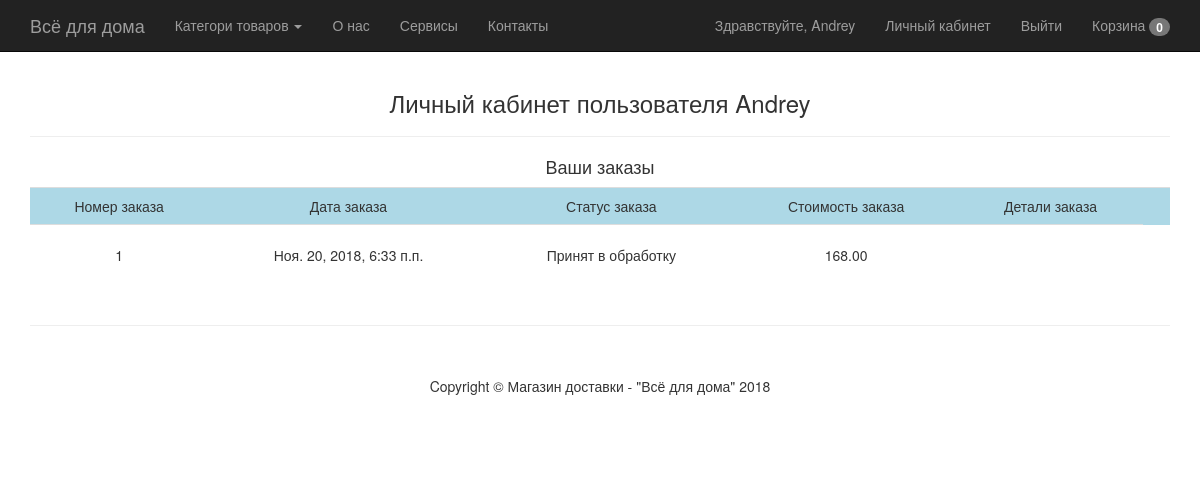
The app's page /account/ (signed in) with its own data.
### EShop/models.py (models this page shows, shortened)
class Order(models.Model):
	user = models.ForeignKey(settings.AUTH_USER_MODEL,on_delete=models.CASCADE,)
	items = models.ManyToManyField(Cart)
	total = models.DecimalField(max_digits = 9, decimal_places = 2, default = 0.00)
	first_name = models.CharField(max_length = 200)
	last_name = models.CharField(max_length = 200)
	phone = models.CharField(max_length = 20)
	address = models.CharField(max_length = 255)
	buying_type = models.CharField(max_length = 40, choices = (('Самовывоз','Самовывоз'),('Доставка','Доставка')), default = 'Самовывоз' )
	date = models.DateTimeField(auto_now_add = True)
	comments = models.TextField()
	status = models.CharField(max_length = 100, choices = ORDER_STATUS_CHOICES)

### EShop/views.py (the view)
# urls.py: path('account/', account_view, name = 'account'),
def account_view(request):
	order = Order.objects.filter(user = request.user).order_by('-id')
	context = {
		'order': order
	}
	return render(request, 'account.html', context)

### EShop/templates/account.html
{% extends 'base.html' %}
{% load static %}
{% load crispy_forms_tags %}
{% block content %}
<h3 class="text-center">Личный кабинет пользователя {{ request.user }}</h3>
<hr>
<h4 class="text-center">Ваши заказы</h4>
<table class="table">
	<tr style="background: lightblue">
		<td class="text-center">Номер заказа</td>
		<td class="text-center">Дата заказа</td>
		<td class="text-center">Статус заказа</td>
		<td class="text-center">Стоимость заказа</td>
		<td class="text-center">Детали заказа</td>
		<td class="text-center"></td>
	</tr>
{% for item in order %}
	<tr>
		<td class="text-center" style="padding-top: 20px; padding-bottom: 20px;">{{ item.id }}</td>
		<td class="text-center" style="padding-top: 20px; padding-bottom: 20px;">{{ item.date }}</td>
		<td class="text-center" style="padding-top: 20px; padding-bottom: 20px;">{{ item.status }}</td>
		<td class="text-center" style="padding-top: 20px; padding-bottom: 20px;">{{ item.total }}</td>
		<td class="text-center" style="padding-top: 20px; padding-bottom: 20px;"></td>
	</tr>
{% endfor %}
</table>
{% endblock content %}

### EShop/templates/base.html (shortened to what this page needs)
 {% load static %}
<!DOCTYPE html>
<html lang="en">
<head>
    <link href='{% static "css/bootstrap.min.css" %}' rel="stylesheet">
    <link href='{% static "css/shop-homepage.css" %}' rel="stylesheet">
</head>
<body>
    <nav class="navbar navbar-inverse navbar-fixed-top" role="navigation">
        <div class="container">
            <div class="navbar-header">
                <a class="navbar-brand" href="{% url 'base' %}">Всё для дома</a>
            </div>
            <div class="collapse navbar-collapse" id="bs-example-navbar-collapse-1">
                <ul class="nav navbar-nav">
                    {% if not request.get_full_path == '/' %}
                        <li class="dropdown">
                            <a href="#" class="dropdown-toggle" data-toggle="dropdown" role="button" aria-haspopup="true" aria-expanded="false">Категори товаров <span class="caret"></span></a>
                        </li>
                    {% endif %}
                    <li>
                        <a href="#">О нас</a>
                    </li>
                    <li>
                        <a href="#">Сервисы</a>
                    </li>
                    <li>
                        <a href="#">Контакты</a>
                    </li>
                </ul>
                <ul class="nav navbar-nav navbar-right">
                    {% if not request.user.is_authenticated %}
                    <li>
                        <p class = 'navbar-text'>Здравствуйте, гость!</p>
                    </li>
                    <li>
                        <a href="{% url 'login' %}">Войти</a>
                    </li>
                     <li>
                        <a href="{% url 'registration' %}">Зарегистрироваться</a>
                    </li>
                    {% else %}
                    <li>
                        <p class="navbar-text">Здравствуйте, {{ request.user }}</p>
                    </li>
                    <li>
                        <a href="{% url 'account' %}">Личный кабинет</a>
                    </li>
                    <li>
                        <a href="{% url 'logout' %}">Выйти</a>
                    </li>
                    {% endif %}
                    <li><a href = '{% url "cart" %}'>Корзина <span class="badge" id = 'cart_count'>{% if not request.session.total %} 0 {% else %} {{ request.session.total }} {% endif %}</span></a></li>
                </ul>
            </div>
        </div>
    </nav>
    <div class="container">
        {% block content %}{% endblock content %}
    </div>
    <div class="container">
        <hr>
        <footer>
            <div class="row">
                <div class="col-lg-12">
                    <p align="center">Copyright &copy; Магазин доставки - "Всё для дома" 2018</p>
                </div>
            </div>
        </footer>
    </div>
</body>
</html>

### static_in_dev/css/shop-homepage.css (style rules this page uses)
body { padding-top: 70px; }
footer { margin: 50px 0; }

### records on screen
Order: id "1", date "Ноя. 20, 2018, 6:33 п.п.", status "Принят в обработку", total "168.00"

### other values on screen
{{ request.user }} "Andrey"
